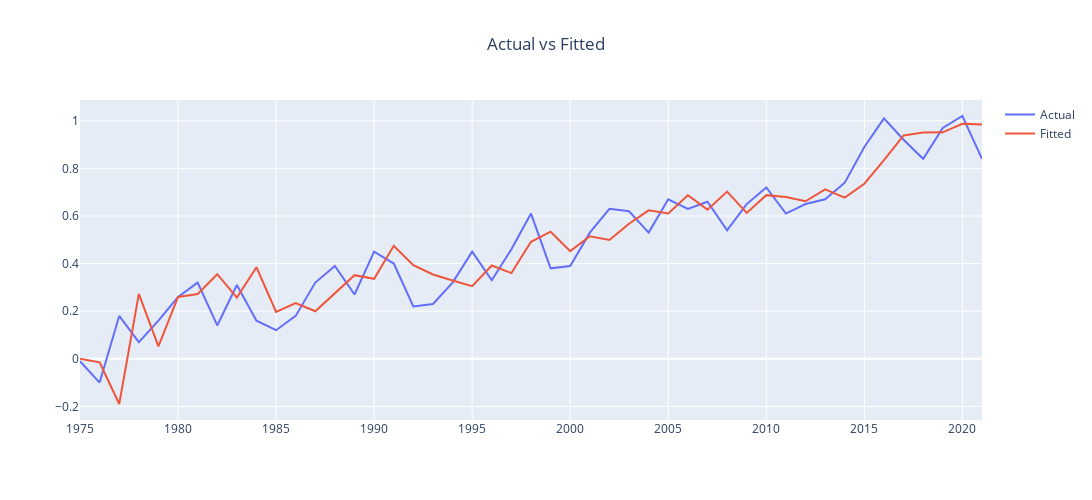

Here is the notebook cell this chart was saved with:
### Code cell
# # Actual vs Fitted
from statsmodels.graphics.tsaplots import plot_predict
# plot_predict(modelfit.get_prediction, dynamic=False)

modelfit_predict = sm.tsa.ARIMA(degree.dropna().to_numpy(), order=(2, 2, 1)).fit()
# print(mmodelfit_predict.summary())
forecast = modelfit_predict.predict(dynamic=False)

figp = go.Figure()
figp.add_traces(go.Scatter(x=year, y=degree, mode = "lines", name = "Actual"))
figp.add_traces(go.Scatter(x=year, y=forecast, mode = "lines", name = "Fitted"))

figp.update_layout( 
        title='Actual vs Fitted',
        title_x=0.5,
        autosize=False,
        width=1200,
        height=500,
    )

figp.show()

### Figure 1 — Plotly figure (JSON) as saved in the notebook; plotly's stock layout.template omitted (floating-point values rounded to 4 significant figures)
{"data": [{"mode": "lines", "name": "Actual", "type": "scatter", "x": [1975, 1976, 1977, 1978, 1979, 1980, 1981, 1982, 1983, 1984, 1985, 1986, 1987, 1988, 1989, 1990, 1991, 1992, 1993, 1994, 1995, 1996, 1997, 1998, 1999, 2000, 2001, 2002, 2003, 2004, 2005, 2006, 2007, 2008, 2009, 2010, 2011, 2012, 2013, 2014, 2015, 2016, 2017, 2018, 2019, 2020, 2021], "y": [-0.01, -0.1, 0.18, 0.07, 0.16, 0.26, 0.32, 0.14, 0.31, 0.16, 0.12, 0.18, 0.32, 0.39, 0.27, 0.45, 0.4, 0.22, 0.23, 0.32, 0.45, 0.33, 0.46, 0.61, 0.38, 0.39, 0.53, 0.63, 0.62, 0.53, 0.67, 0.63, 0.66, 0.54, 0.65, 0.72, 0.61, 0.65, 0.67, 0.74, 0.89, 1.01, 0.92, 0.84, 0.97, 1.02, 0.84]}, {"mode": "lines", "name": "Fitted", "type": "scatter", "x": [1975, 1976, 1977, 1978, 1979, 1980, 1981, 1982, 1983, 1984, 1985, 1986, 1987, 1988, 1989, 1990, 1991, 1992, 1993, 1994, 1995, 1996, 1997, 1998, 1999, 2000, 2001, 2002, 2003, 2004, 2005, 2006, 2007, 2008, 2009, 2010, 2011, 2012, 2013, 2014, 2015, 2016, 2017, 2018, 2019, 2020, 2021], "y": [0, -0.015, -0.19, 0.2725, 0.0519, 0.2596, 0.2719, 0.3554, 0.2572, 0.3846, 0.1969, 0.2342, 0.1995, 0.2747, 0.3514, 0.336, 0.4744, 0.3932, 0.3541, 0.329, 0.3048, 0.3919, 0.3598, 0.4913, 0.5338, 0.4524, 0.5149, 0.4994, 0.5675, 0.6235, 0.6105, 0.6869, 0.6265, 0.7026, 0.6128, 0.6875, 0.6797, 0.6619, 0.7121, 0.6769, 0.7354, 0.8341, 0.9382, 0.9507, 0.9513, 0.9871, 0.9847]}], "layout": {"autosize": false, "height": 500, "title": {"text": "Actual vs Fitted", "x": 0.5}, "width": 1200}}
